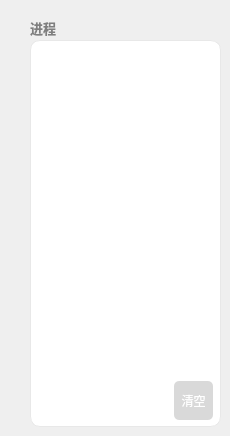
            <widget class="QWidget" name="sidePage_write">
             <widget class="QListWidget" name="list_writer_infoBoard">
              <property name="geometry">
               <rect>
                <x>30</x>
                <y>40</y>
                <width>191</width>
                <height>387</height>
               </rect>
              </property>
              <property name="styleSheet">
               <string notr="true">*{border-radius:10px;
background-color: rgb(255, 255, 255);
border:1px solid rgb(232, 232, 232);
color: rgb(121, 121, 121);
font-size:11px;}

QScrollBar:vertical {              
        border: 1px solid #999999;
        background:white;
        width:4px;    
        margin: 0px 0px 0px 0px;
    }
    QScrollBar::handle:vertical {
      background: qlineargradient(x1:0, y1:0, x2:1, y2:0,
        stop: 0 rgb(32, 47, 130), stop: 0.5 rgb(32, 47, 130), stop:1 rgb(32, 47, 130));
        min-height: 0px;
    }
    QScrollBar::add-line:vertical {
       background: qlineargradient(x1:0, y1:0, x2:1, y2:0,
        stop: 0 rgb(32, 47, 130), stop: 0.5 rgb(32, 47, 130),  stop:1 rgb(32, 47, 130));
        height: 0px;
        subcontrol-position: bottom;
       subcontrol-origin: margin;
    }
    QScrollBar::sub-line:vertical {
       background: qlineargradient(x1:0, y1:0, x2:1, y2:0,
        stop: 0  rgb(32, 47, 130), stop: 0.5 rgb(32, 47, 130),  stop:1 rgb(32, 47, 130));
        height: 0 px;
        subcontrol-position: top;
        subcontrol-origin: margin;
    }

QScrollBar:horizontal{
 border: 1px solid #999999;
	background:white;
	height:6px;
	margin: 0px 0px 0px 0px;
}

 QScrollBar::handle:horizontal {
      background: qlineargradient(x1:0, y1:0, x2:1, y2:0,
        stop: 0 rgb(32, 47, 130), stop: 0.5 rgb(32, 47, 130), stop:1 rgb(32, 47, 130));
        min-height: 0px;
    }
    QScrollBar::add-line:horizontal {
       background: qlineargradient(x1:0, y1:0, x2:1, y2:0,
        stop: 0 rgb(32, 47, 130), stop: 0.5 rgb(32, 47, 130),  stop:1 rgb(32, 47, 130));
        height: 0px;
        subcontrol-position: bottom;
       subcontrol-origin: margin;
    }
    QScrollBar::sub-line:horizontal {
       background: qlineargradient(x1:0, y1:0, x2:1, y2:0,
        stop: 0  rgb(32, 47, 130), stop: 0.5 rgb(32, 47, 130),  stop:1 rgb(32, 47, 130));
        height: 0 px;
        subcontrol-position: top;
        subcontrol-origin: margin;
    }</string>
              </property>
             </widget>
             <widget class="QLabel" name="folderPathLable_3">
              <property name="geometry">
               <rect>
                <x>30</x>
                <y>20</y>
                <width>91</width>
                <height>16</height>
               </rect>
              </property>
              <property name="font">
               <font>
                <pointsize>10</pointsize>
                <bold>true</bold>
               </font>
              </property>
              <property name="styleSheet">
               <string notr="true">color: rgb(127, 127, 127);</string>
              </property>
              <property name="text">
               <string>进程</string>
              </property>
             </widget>
             <widget class="QPushButton" name="btn_writer_infoBoardClear">
              <property name="geometry">
               <rect>
                <x>174</x>
                <y>381</y>
                <width>39</width>
                <height>39</height>
               </rect>
              </property>
              <property name="styleSheet">
               <string notr="true">*{border-radius:5px;
	font-size:12px;
	color: rgb(255, 255, 255);
	
	background-color:rgb(217, 217, 217) ;
}

*:hover{
	
	background-color: rgb(223, 145, 146);
}

QPushButton:pressed{
	
	background-color: rgb(203, 125, 126);
}</string>
              </property>
              <property name="text">
               <string>清空</string>
              </property>
             </widget>
            </widget>
